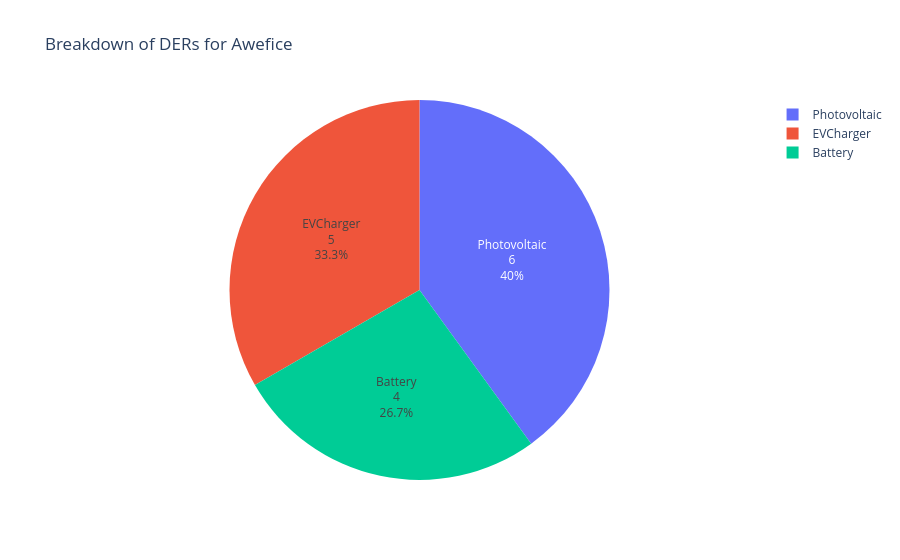

Notebook cell for this chart:
### Markdown cell above
#### Visualization
Pie chart of DER counts. Each DER is counted only once.

### Code cell
# Pie chart of DER counts.
plot_count_pie(df, grid_id, is_entire_grid=True)

### Figure 1 — Plotly figure (JSON) as saved in the notebook; plotly's stock layout.template omitted (floating-point values rounded to 4 significant figures)
{"data": [{"domain": {"x": [0.0, 1.0], "y": [0.0, 1.0]}, "hovertemplate": "DER Type=%{label}<extra></extra>", "labels": ["EVCharger", "Battery", "Battery", "EVCharger", "EVCharger", "Photovoltaic", "Photovoltaic", "Photovoltaic", "Battery", "Battery", "EVCharger", "EVCharger", "Photovoltaic", "Photovoltaic", "Photovoltaic"], "legendgroup": "", "name": "", "showlegend": true, "textinfo": "percent+label+value", "textposition": "inside", "type": "pie"}], "layout": {"legend": {"tracegroupgap": 0}, "title": {"text": "Breakdown of DERs for Awefice"}}}
